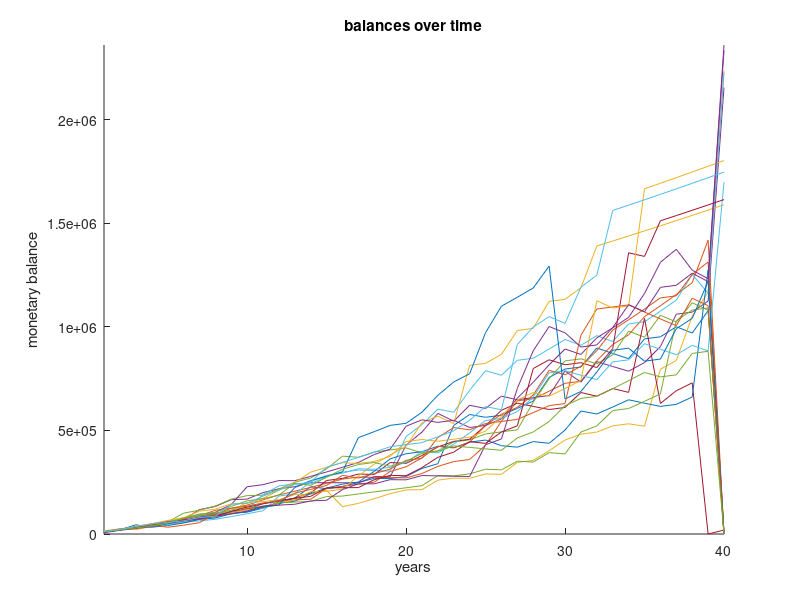

The MATLAB script that drew this image: (Note: this script raises an error after producing the figure.)
function moneymaker
% moneymaker
% generates the outcomes for 2000 trials of a 40yr investment strategy
% Inputs: None
% Outputs: None
% Quan Le, CAAM 210, Fall 2019, Project 05
% Last Modified: October 18, 2019


% initials
A = [];
trials = 2000;
% implementing strategy, generating data
for trial = 1:trials
    balance = 0; % initialzes balance for a new year
    yeartrial = []; % initializes balance vector
    for year = 1:40 % note on this in the strategy comments **** 
        balance = balance + 10000;
        distro = strategy(balance,year);
        arg = (balance).*distro; % prepares arguements for oneyear
        balance = oneyear(arg(1), arg(2), arg(3), arg(4), arg(5));
        % where arg(1...5) are: stocks, bonds, bank, inverted, casino
        yeartrial = [yeartrial; balance];
    end
    A = [A yeartrial];
end
plotter(A) % plotting first 20 trials
summary(A,trials) % statistical characteristics of summary

% explaination of summary

% The primary goal of this investment strategy was to maximize the amount
% of final returns. To this end, different investment strategies were 
% implemented based on the expected returns for each investment option. The
% following expected values were calculated:

% stocks: 0.0540
% bonds: 0.0311
% bank: 0.9994
% inverted: 0.0217
% casino: -0.05

% Clearly, stocks have the highest expected value, and thus, all money was
% invested in stocks became the default strategy. However, the proportion
% above 1.5m was only 0.33. To increase this number, we must consider the
% two extreme cases, banks, and casinos.

% If the balance can, in fact, reach 1.5m in 1% intervals for the years
% remaining, then we can simply place the entirety of the balance into the
% bank to reduce loss.

% As for the casino, if a value can only reach the target in 60% intervals,
% it is incerdibly unlikely to have such a jump for each year in stocks.
% Thus, we can instead place it all in the casino to increase the number of
% trials that do reach target.

% The same logic applies to switching to bonds, this is just done to reduce
% risk in later years.

% **** afternote
% note that 1:40 is used instead of 0:39 to compensate for not including 
% the 10000$ increases in the balance each year for the thresholds 

% tbh this was originally an error, but it ended up helping lol
end

function [distro]=strategy(balance,year)
% [distro]=strategy(balance,idx)
% determines the strategy to be used
% Inputs: balance, the amount of money to be invested
%         year, the year in which the investment is done
% Outputs: distro, the strategy to be used


if balance >= (1500000/(1.01^(40-year))) % safest strategy, for bank
    distro = [0 0 1 0 0];
elseif balance >= (1500000/(1.025^(40-year))) % safe strategy, for bonds
    distro = [0 1 0 0 0];
elseif balance <= (1500000/(1.80^(40-year))) % risky strategy, for casino
    distro = [0 0 0 0 1];
else
    distro = [1 0 0 0 0]; % default strategy
end
end

function plotter(A)
% plotter(A)
% plots the first 20 columns in A
% Inputs: A, a 40x2000 matrix, where the columns are the trials and the
%            rows are time dependent behavior
% Outputs: None


clf % clears the old graph
hold on
B = A(:, 1:20); % grabs the first 20 columns
plot(B)
title("balances over time")
xlabel("years")
ylabel("monetary balance")
% plot(0:40, ones(41,1).*1.5e6) % plots goal line
axis tight
hold off
end

function summary(A,trials)
% summary(A,trials)
% prints a statistical summary of the trials run
% Inputs: A, a 40x2000 matrix, where the columns are the trials and the
%            rows are time dependent behavior
%         trials, the number of trials run for each 40-year interval
% Outputs: None


E = A(40,:); % grabs the final values
% finds the proportion of final values over 1500000
madeit = length(find(E>1500000))/trials; 
% actual summary
disp("Trials: " + string(trials))
disp("Maximum Ending Value: " + string(max(E)))
disp("Median Ending Value: " + string(median(E)))
disp("Mean Ending Value: " + string(mean(E)))
disp("Minimum Ending Value: " + string(min(E)))
disp("Proportion above 1500000: " + string(madeit))
disp(" ")
end

function [balance] = oneyear(stocks, bonds, bank, inverted, casino)
% [balance] = oneyear(stocks, bonds, bank, inverted, casino)
% generates a new balance after a year of investments
% Inputs: stocks, the amount of money invested into stocks
%         bonds, the amount of money invested into bonds
%         bank, the amount of money invested into the bank
%         inverted, the amount of money invested into inverted stocks
%         casino, the amount of money invested into the casino
% Outputs: balance, balance generated from weighted probabilities, sum of
%                   all the resultant investments 


% generate randoms
yrtype = rand(); 
outcometype = rand(1,5); % assuming independent investment options
rowp = [.15 .35 .45 .05]; % row probabilities
colp = [.2 .4 .2 .2]; % column probabilities
% determines type of year based on cumulative probabilities
cumprob1 = 0;
for i = 1:4
    cumprob1 = cumprob1 + rowp(i);
    if yrtype < cumprob1
        rowtype = i; % rowtype
        break
    end
end
% determines type of result per stock based on cumulative probabilities
% note that this type must be independent for each stock
coltype = [];
for num = outcometype
    cumprob2 = 0;
    for j = 1:4
        cumprob2 = cumprob2 + colp(j);
        if num < cumprob2
            newtype = j;
            break
        end
    end
    coltype = [coltype newtype]; % column type
end
% probabilities for stocks, bonds, inverted
% note that the rows are the returns for a given year
stocksM = [.08  .16  .24  .50;
          -.04  .04  .08  .12;
          -.04  .00  .04  .10;
          -.40 -.08 -.04  .00];

bondsM =  [.04  .06  .07  .10;
          -.02  .03  .06  .09;
          -.02  .03  .05  .08;
          -.25 -.01 -.50  .03];

istocksM = [-.15  .05  .10  .15;
            -.15  .05  .10  .15;
            -.05 -.02  .00  .02;
            -.06  .00  .06  .8];
% generates returned values for the three investment options above
stocks = stocks * (1 + stocksM(rowtype,coltype(1)));
bonds = bonds * (1 + bondsM(rowtype,coltype(2)));
inverted = inverted * (1 + istocksM(rowtype,coltype(3)));
% generates returned value for bank
if rand() <= 0.9999
    bank = bank * (1.01);
else
    bank = bank * (.5);
end
% generates returned value for casino
if rand() <= .5 
    casino = casino * (1.9);
else
    casino = 0;
end
% generates final balance
balance = stocks + bonds + inverted + bank + casino;
end
